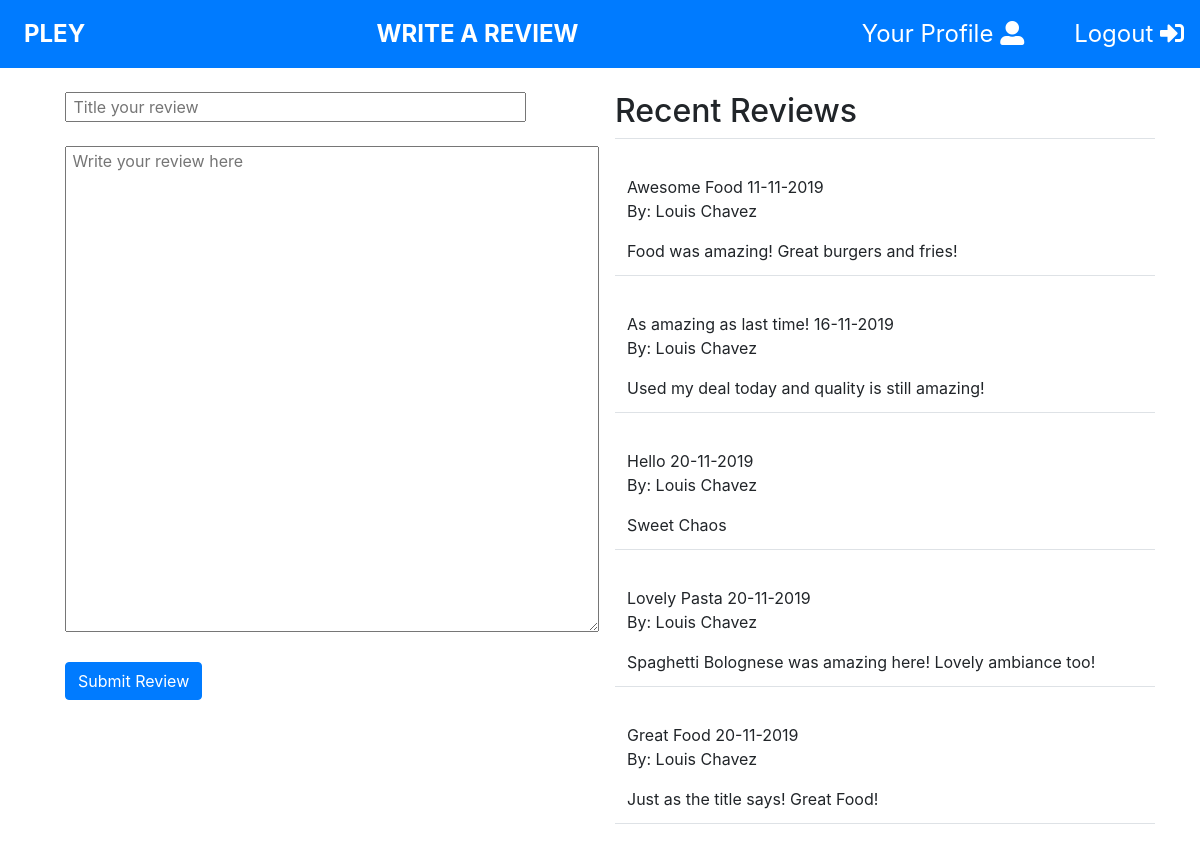
Screenshot of /write_review.php?resid=RS001 (signed in) with the database file from the repository.
### tables this page shows
CREATE TABLE `reviews` (
  `review_id` int(11) NOT NULL,
  `username` varchar(13) NOT NULL,
  `restaurant_id` varchar(6) NOT NULL,
  `title` varchar(50) NOT NULL,
  `description` varchar(280) NOT NULL,
  `rev_date` date NOT NULL
);

CREATE TABLE `users` (
  `username` varchar(13) NOT NULL,
  `password` varchar(13) NOT NULL,
  `name` varchar(25) NOT NULL,
  `date_joined` date NOT NULL,
  `city` varchar(30) NOT NULL,
  `country` varchar(30) NOT NULL,
  `email` varchar(30) NOT NULL,
  `security_q` varchar(140) NOT NULL,
  `security_ans` varchar(140) NOT NULL,
  `user_pic` varchar(30) DEFAULT NULL
);

### data_clean.php (called while the page is built)
<?php
function clean_data($entered)
{
    $entered = trim($entered);
    $entered = stripslashes($entered);
    $entered = htmlspecialchars($entered);
    return $entered;
}
?>

### write_review.php (the view, shortened to what this page needs)
<!DOCTYPE html>
<html lang="en">
<head>
    <link rel="stylesheet" href="https://maxcdn.bootstrapcdn.com/bootstrap/4.3.1/css/bootstrap.min.css">
    <link rel="stylesheet" href="https://use.fontawesome.com/releases/v5.7.0/css/all.css">
    <link rel="stylesheet" href="restaurant.css">
</head>
<body>
<nav class="navbar navbar-expand-sm bg-primary navbar-dark">
<ul class="navbar-nav mr-auto">
    <li class="nav-item title active">
        <a class="nav-link" href="home.php">PLEY</a>
    </li>
</ul>
<ul class="navbar-nav mr-auto">
            <li class="nav-item tab">
                <a class="nav-color"><strong>WRITE A REVIEW</strong></a>
            </li>
        </ul>
<ul class="navbar-nav">
    <li class="nav-item tab">
        <a class="nav-color" href="my_profile.php" id="profile-register">Your Profile</a>
        <i class="fas fa-user-alt nav-color" id="profile-register-icon"></i>
    </li>
    <li class="nav-item tab">
        <a class="nav-color" href="logout.php" id="log">Logout</a>
        <i class="fas fa-sign-in-alt nav-color"></i>
    </li>
</ul>
</nav>
<div class="container">
    <div class="row">
        <div class="col-sm-6">
            <article><br>
            <form name="review_form" id="review_form" action="submit_review.php" action="POST">
                <input type="type" id="review_title" name="review_title" size="40" placeholder=" Title your review" maxlength="50" required></input>
                <br><br>
                <textarea rows="20" cols="50" id="review_desc" name="review_desc" placeholder=" Write your review here" maxlength="280" required></textarea>
                <br><br>
                <button type="submit" class="btn btn-primary" id="submit_review" name="submit_review">Submit Review</button>
            </form>
            </article>
        </div>
        <div class="col-sm-6">
        <article><br>
        <h2>Recent Reviews</h2>
            <?php
                require_once "db.php";
                require_once "data_clean.php";
                $id = clean_data($_GET['resid']);
                $id = mysqli_real_escape_string($conn, $id);
                $sql = "select username, name, title, description, rev_date FROM reviews
                join users USING(username)
                where (reviews.restaurant_id = '$id') LIMIT 10";
                $query = mysqli_query($conn, $sql);
                $num = mysqli_num_rows($query);
                if($num > 0)
                {
                    echo "<table id='review_table' class='table'>";
                    while($row = mysqli_fetch_assoc($query))
                    {
                        $review_date = date("d-m-Y", strtotime($row['rev_date']));
                        echo "<tr><td><br>" . $row['title'] . " " . $review_date . "<br>";
                        echo "<p> By: " . $row['name'] . "</p>";
                        echo  $row['description'] . "<br>";
                        echo "</td></tr>";
                    }
                    echo "<tr><td></td></tr>";
                    echo "</table>";
                }
            ?>
        </article>
        </div>
    </div>
</div>
</body>
</html>

### restaurant.css (style rules this page uses)
li.tab { padding-left: 50px; font-size: 24px; }
li.title { font-size: 24px; font-weight: bold; }
form { padding-left: 20px; }
.tab { float: right; }
.nav-color { color: white !important; }
article { height: 100%; }

### rows the page displays
reviews: title "Awesome Food", rev_date "11-11-2019", username.name "Louis Chavez", description "Food was amazing! Great burgers and fries!"
reviews: title "As amazing as last time!", rev_date "16-11-2019", username.name "Louis Chavez", description "Used my deal today and quality is still amazing!"
reviews: title "Hello", rev_date "20-11-2019", username.name "Louis Chavez", description "Sweet Chaos"
reviews: title "Lovely Pasta", rev_date "20-11-2019", username.name "Louis Chavez", description "Spaghetti Bolognese was amazing here! Lovely ambiance too!"
reviews: title "Great Food", rev_date "20-11-2019", username.name "Louis Chavez", description "Just as the title says! Great Food!"
